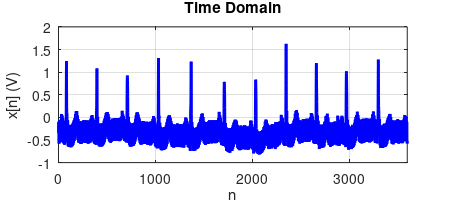
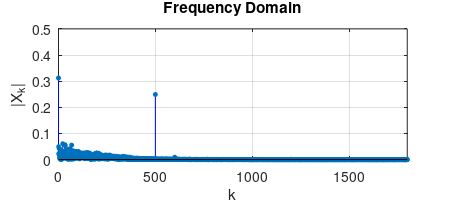
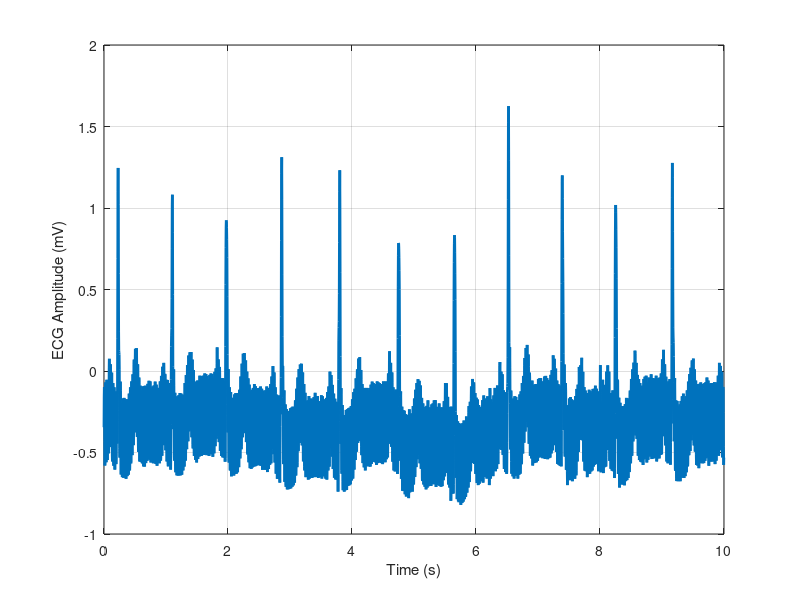

These figures' MATLAB source, in order:
%IBEHS 3A03 "Fourier Analysis and Filtering of Biomedical Signals"
%Clean ECG Signal
%Modified code from Sannino, Giovanna, and Giuseppe De Pietro. "A deep learning approach for ECG-based heartbeat classification for arrhythmia detection." Future Generation Computer Systems 86 (2018): 446-455
%ECG Data from Moody GB, Mark RG. The impact of the MIT-BIH Arrhythmia Database. IEEE Eng in Med and Biol 20(3):45-50 (May-June 2001). (PMID: 11446209) 

clear all, close all, clc

load('101m.mat')      % input signal data to 'val' variable
val = (val - 0)/200;                % removing "base" and "gain"
sig = val(1,1:3600);                % choosing Lead 1 (V1) data and 3600 datapoints (first 10 secs)
Fs = 360;                           % sampling frequecy
Fn = Fs/2;                          % Nyquist frequency
t = (0:length(sig)-1)/Fs;           % time

% Plot signal before processing
figure(1)
plot(t, sig, 'LineWidth', 2);
xlabel("Time (s)")
ylabel("ECG Amplitude (mV)")
grid

Ts = 1/Fs;
% Time vector

fNoise = 50;    % Frequency [Hz]
aNoise = 0.25;  % Amplitude
noise  = aNoise*sin(2*pi.*t.*fNoise);

signalNoise = sig + noise;

figure(1)
plot(t, signalNoise, 'LineWidth', 2);
xlabel("Time (s)")
ylabel("ECG Amplitude (mV)")
grid

x=signalNoise;
L = length(signalNoise); %Number of samples
num_samples = (0:1:L-1)';

% Plot the signal versus time:
figure;
%plot(t,x,'LineWidth',2.0,'Color', 'k');
plot(num_samples,x,'LineWidth',2.0,'Color', 'b');
%xlim([0 StopTime-dt])
xlim([0 L-1])
ylim([-1 2])
%xtickformat('%.1f')
%xticks(0:0.1:StopTime-dt)

title('Time Domain');
ylabel('x[n] (V)');
xlabel('n');
zoom xon;
grid on;

set(gcf, 'PaperUnits', 'inches');
x_width=4.5;
y_width=2;
set(gcf, 'PaperPosition', [0 0 x_width y_width]); %
print(gcf, '-dtiff', 'time_ecg_noisy.tiff');

Y = fft(signalNoise);

L = length(signalNoise); %Number of samples

P2 = abs(Y/L);
P1 = P2(1:L/2+1);
P1(2:end-1) = 2*P1(2:end-1);

f = Fs*(0:(L/2))/L;
f = 0:1:L/2;

figure;
stem(f,P1,'filled','MarkerSize',3,'Color', 'b');
title("Frequency Domain");
ylim([0 0.5]);
xlim([0 L/2]);
%xticks(0:5:50);
xlabel("k");
ylabel("|X_k|");
grid on;

set(gcf, 'PaperUnits', 'inches');
x_width=4.5;
y_width=2;
set(gcf, 'PaperPosition', [0 0 x_width y_width]); %
print(gcf, '-dtiff', 'freq_ecg_noisy.tiff');


